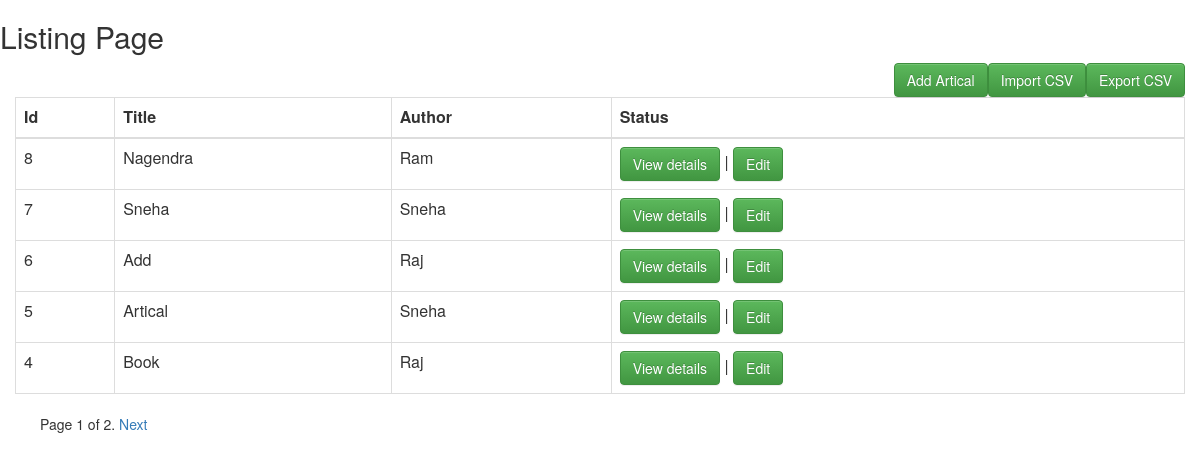
The page /list/ on the database as committed earlier.
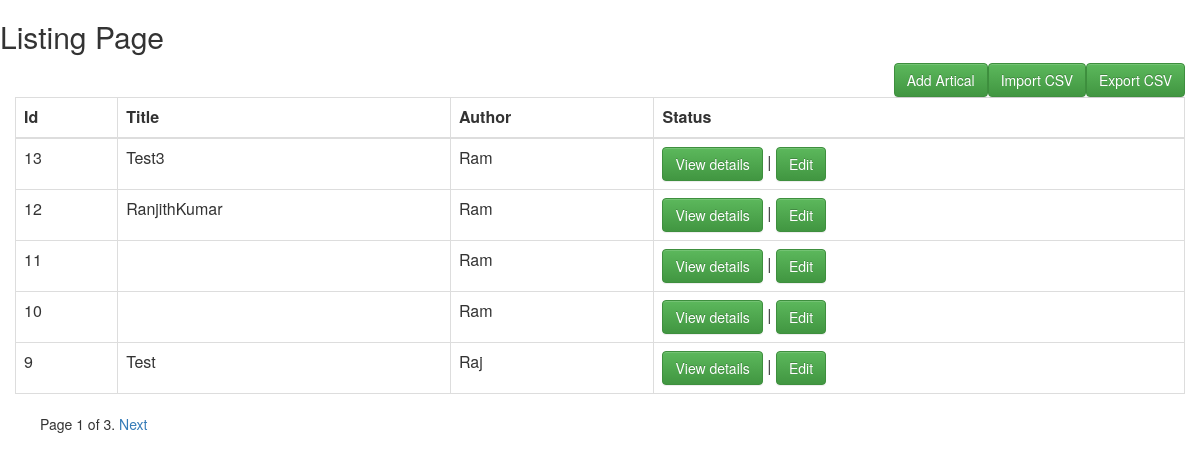
The same page on the database as committed later.
### myapp/models.py (models this page shows, shortened)
class Article(models.Model):
	title = models.CharField(max_length=100,blank=True,null=True)
	content = models.CharField(max_length=200,blank=True,null=True)
	author = models.ForeignKey(Author)

class Author(models.Model):
	name = models.CharField(max_length=100,blank=True,null=True)

### myapp/views.py (the view)
# urls.py: url(r'^list/$',ListPage,name='list'),
def ListPage(request):
	artical = Article.objects.all().order_by('-id')
	paginator = Paginator(artical, 5)
	page = request.GET.get('page')
	try:
		artical = paginator.page(page)
	except PageNotAnInteger:
		artical = paginator.page(1)
	except EmptyPage:
		artical = paginator.page(paginator.num_pages)
	return render(request,'list.html',locals())

### templates/list.html (shortened to what this page needs)
<h2>Listing Page</h2>
<link rel="stylesheet" href="https://maxcdn.bootstrapcdn.com/bootstrap/3.3.7/css/bootstrap.min.css">
<link rel="stylesheet" href="https://maxcdn.bootstrapcdn.com/bootstrap/3.3.7/css/bootstrap-theme.min.css">
<link rel="stylesheet" href="https://cdnjs.cloudflare.com/ajax/libs/font-awesome/4.7.0/css/font-awesome.min.css">
<section class="col-lg-12 table-view  ">
<div class="add-sec">
	<a href="/csv-download/">
	<input type="button" class="btn btn-success pull-right" value="Export CSV"></a>
	<a href="/upload_csv/">
	<input type="button" class="btn btn-success pull-right" value="Import CSV"></a>
	<a href="/add-artical/">
	<input type="button" class="btn btn-success pull-right min-width100" value="Add Artical"></a>
 </div>
<table class="table table-bordered table-responsive ">
	    <thead>
	      <tr class="table-header">
	        <th>Id</th>
	        <th>Title</th>
	        <th>Author</th>
	        <th>Status</th>
	      </tr>
	    </thead>
    <tbody>
    {% for i in artical %}
      <tr>
        <td>{{i.id}}</td>
        <td>{{i.title|capfirst}}</td>
        <td>{{i.author.name}}</td>
		<td><a href="/view-deatils/{{i.id}}/" class="btn btn-success" >View details </button></a> |
		<a href="/edit-artical/{{i.id}}" class="btn btn-success " >Edit </button></a>
		</td>
      </tr>
     {% endfor %}
    </tbody	>
  </table>
</section>
	<ul class="dc_pagination dc_paginationA dc_paginationA03">
    <span class="step-links">
        <span class="current">
            Page {{ artical.number }} of {{ artical.paginator.num_pages }}.
        </span>
        {% if artical.has_next %}
            <a href="?page={{ artical.next_page_number }}">Next</a>
        {% endif %}
	</span>
	</ul>

Rows that differ between the two databases and show on the page:
no longer on this page (row unchanged): Article: id "8", title "Nagendra", author.name "Ram"
no longer on this page (row unchanged): Article: id "7", title "Sneha", author.name "Sneha"
no longer on this page (row unchanged): Article: id "6", title "Add", author.name "Raj"
no longer on this page (row unchanged): Article: id "5", title "Artical", author.name "Sneha"
no longer on this page (row unchanged): Article: id "4", title "Book", author.name "Raj"
added Article: id "13", title "Test3", author.name "Ram"
added Article: id "12", title "RanjithKumar", author.name "Ram"
added Article: id "11", author.name "Ram"
added Article: id "10", author.name "Ram"
added Article: id "9", title "Test", author.name "Raj"
Other text that changed with them:
{{ artical.paginator.num_pages }}: "2" → "3"
